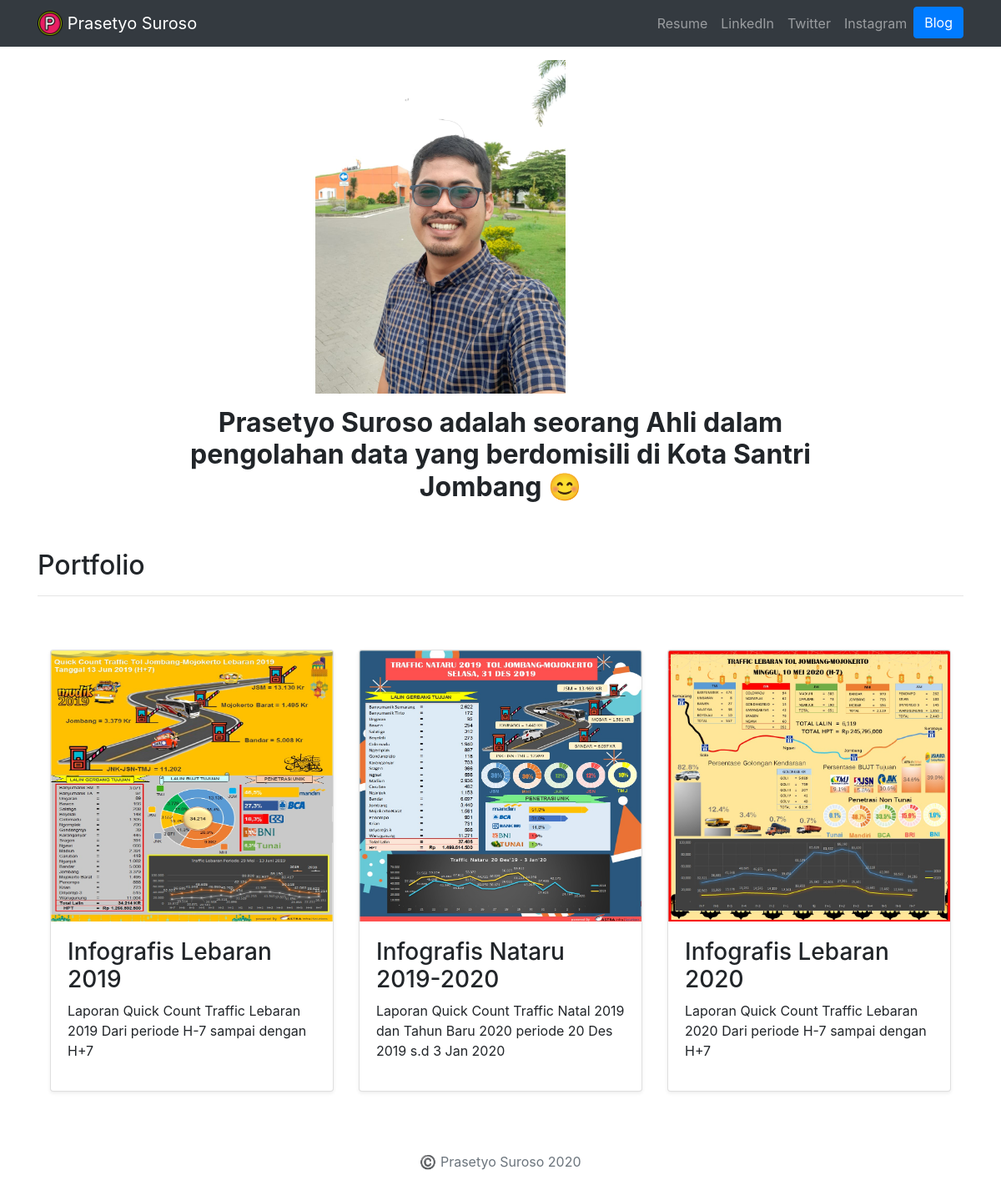
The page / on the database its author committed.
### portfolio/models.py (models this page shows, shortened)
class Project(models.Model):
    title = models.CharField(max_length=100)
    description = models.CharField(max_length=250)
    image = models.ImageField(upload_to='portfolio/images/')
    url =models.URLField(blank=True)

### portfolio/views.py (the view)
# urls.py: 2. Add a URL to urlpatterns:  path('', views.home, name='home')
def home(request):
    projects = Project.objects.all()
    return render(request, 'portfolio/home.html', {'projects':projects})

### portfolio/templates/portfolio/home.html
{% extends "portfolio/base.html" %}
{% load static %}
{% block content %}
<div class="row justify-content-center my-3">
  <div class="col-5">
    <img src="{% static 'portfolio/prs.jpeg' %}" class="img-fluid" width="300" height="300">
  </div>
</div>
<div class="row justify-content-center mb-3">
  <div class="col-md-9 text-center">
    <h2 id="hometext" class="font-weight-bold">Prasetyo Suroso adalah seorang Ahli dalam pengolahan data yang berdomisili di Kota Santri Jombang 😊</h2>
  </div>
</div>
<h2 class="mt-5">Portfolio</h2>
<hr>
<div class="album py-5 bg-white">
      <div class="container">
        <div class="row">
          {% for project in projects %}
          <div class="col-md-4">
            <div class="card mb-4 shadow-sm">
              {% if project.url %}
              <a href="{{ project.url }}">
              <img class="card-img-top" width="100%" height="325" src="{{ project.image.url }}" >
              </a>
              {% else %}
              <img class="card-img-top" width="100%" height="325" src="{{ project.image.url }}" >
                {% endif %}
                <div class="card-body">
                <h3>{{ project.title }}</h3>
                <p>{{ project.description }}</p>
              </div>
            </div>
          </div>
          {% endfor %}
        </div>
      </div>
    </div>
{% endblock %}

### portfolio/templates/portfolio/base.html (shortened to what this page needs)
{% load static %}
<!doctype html>
<html lang="en">
<head>
  <link rel="stylesheet" href="https://stackpath.bootstrapcdn.com/bootstrap/4.4.1/css/bootstrap.min.css">
  <link rel="stylesheet" href="{% static "portfolio/custom.css" %}">
</head>
<body>
  <nav id="topNav" class="navbar navbar-expand-md navbar navbar-dark bg-dark">
    <div class="container">
      <a class="navbar-brand" href="{% url 'home' %}">
        <img src="{% static "portfolio/Logo.png" %}" width="30" height="30" class="d-inline-block align-top" alt="Nick's Logo">
        <span>Prasetyo Suroso</span>
      </a>
      <div class="collapse navbar-collapse text-center" id="navbarNav">
        <ul class="navbar-nav ml-auto">
          <li class="nav-item">
            <a class="nav-link" href="{% static "portfolio/CV.pdf" %}">Resume</a>
          </li>
          <li class="nav-item">
            <a class="nav-link" href="https://www.linkedin.com/in/triprast/" target="_blank">LinkedIn</a>
          </li>
          <li class="nav-item">
            <a class="nav-link" href="https://twitter.com/triprast" target="_blank">Twitter</a>
          </li>
          <li class="nav-item">
            <a class="nav-link" href="https://www.instagram.com/triprast/" target="_blank">Instagram</a>
          </li>
          <li>
            <a role="button" href="{% url 'blog:all_blogs' %}" class="btn btn-primary">Blog</a>
          </li>
        </ul>
      </div>
    </div>
  </nav>
  <div class="container">
    {% block content %}{% endblock %}
  </div>
</body>
<footer class="text-muted">
    <div class="container text-center">
      <p> ©️ Prasetyo Suroso {% now "Y" %} </p>
    </div>
</footer>
</html>

### rows shown on the page
Project: image (picture), title "Infografis Lebaran 2019", description "Laporan Quick Count Traffic Lebaran 2019 Dari periode H-7 sampai dengan H+7"
Project: image (picture), title "Infografis Nataru 2019-2020", description "Laporan Quick Count Traffic Natal 2019 dan Tahun Baru 2020 periode 20 Des 2019 s.d 3 Jan 2020"
Project: image (picture), title "Infografis Lebaran 2020", description "Laporan Quick Count Traffic Lebaran 2020 Dari periode H-7 sampai dengan H+7"
